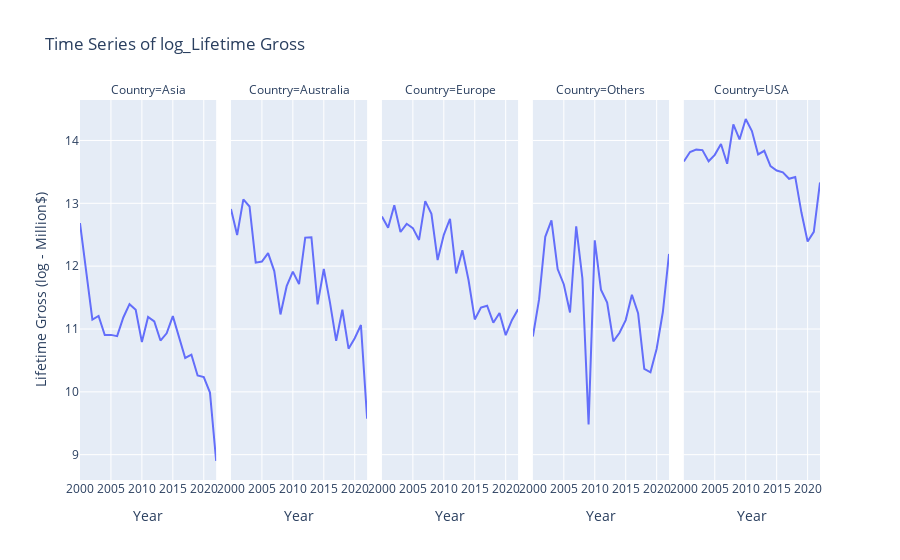

Notebook code cell kept with this figure:
### Code cell
import plotly.express as px

tempData = data[['mon_yr','Country','log_LifetimeGross','month','Year']]
tempData = tempData.groupby(['Year', 'Country']).mean()
tempData.reset_index(inplace=True)

plt.figure(figsize=(40,20))
plt.tight_layout()
px.line(tempData,title='Time Series of log_Lifetime Gross', x="Year", y="log_LifetimeGross",facet_col='Country',labels={"log_LifetimeGross":"Lifetime Gross (log - Million$)"})

### Figure 1 — Plotly figure (JSON) as saved in the notebook; plotly's stock layout.template omitted (floating-point values rounded to 4 significant figures)
{"data": [{"hovertemplate": "Country=Asia<br>Year=%{x}<br>Lifetime Gross (log - Million$)=%{y}<extra></extra>", "legendgroup": "", "line": {"color": "#636efa", "dash": "solid"}, "marker": {"symbol": "circle"}, "mode": "lines", "name": "", "orientation": "v", "showlegend": false, "type": "scatter", "x": [2000, 2001, 2002, 2003, 2004, 2005, 2006, 2007, 2008, 2009, 2010, 2011, 2012, 2013, 2014, 2015, 2016, 2017, 2018, 2019, 2020, 2021, 2022], "xaxis": "x", "y": [12.69, 11.95, 11.15, 11.21, 10.9, 10.91, 10.89, 11.18, 11.4, 11.3, 10.79, 11.19, 11.12, 10.82, 10.93, 11.2, 10.85, 10.54, 10.59, 10.26, 10.23, 9.988, 8.899], "yaxis": "y"}, {"hovertemplate": "Country=Australia<br>Year=%{x}<br>Lifetime Gross (log - Million$)=%{y}<extra></extra>", "legendgroup": "", "line": {"color": "#636efa", "dash": "solid"}, "marker": {"symbol": "circle"}, "mode": "lines", "name": "", "orientation": "v", "showlegend": false, "type": "scatter", "x": [2000, 2001, 2002, 2003, 2004, 2005, 2006, 2007, 2008, 2009, 2010, 2011, 2012, 2013, 2014, 2015, 2016, 2017, 2018, 2019, 2020, 2021, 2022], "xaxis": "x2", "y": [12.91, 12.5, 13.06, 12.95, 12.06, 12.07, 12.21, 11.92, 11.23, 11.68, 11.91, 11.71, 12.45, 12.46, 11.39, 11.95, 11.42, 10.81, 11.31, 10.69, 10.85, 11.06, 9.572], "yaxis": "y2"}, {"hovertemplate": "Country=Europe<br>Year=%{x}<br>Lifetime Gross (log - Million$)=%{y}<extra></extra>", "legendgroup": "", "line": {"color": "#636efa", "dash": "solid"}, "marker": {"symbol": "circle"}, "mode": "lines", "name": "", "orientation": "v", "showlegend": false, "type": "scatter", "x": [2000, 2001, 2002, 2003, 2004, 2005, 2006, 2007, 2008, 2009, 2010, 2011, 2012, 2013, 2014, 2015, 2016, 2017, 2018, 2019, 2020, 2021, 2022], "xaxis": "x3", "y": [12.79, 12.61, 12.97, 12.54, 12.67, 12.61, 12.42, 13.04, 12.83, 12.1, 12.5, 12.75, 11.88, 12.25, 11.78, 11.15, 11.34, 11.37, 11.1, 11.26, 10.9, 11.14, 11.31], "yaxis": "y3"}, {"hovertemplate": "Country=Others<br>Year=%{x}<br>Lifetime Gross (log - Million$)=%{y}<extra></extra>", "legendgroup": "", "line": {"color": "#636efa", "dash": "solid"}, "marker": {"symbol": "circle"}, "mode": "lines", "name": "", "orientation": "v", "showlegend": false, "type": "scatter", "x": [2000, 2001, 2002, 2003, 2004, 2005, 2006, 2007, 2008, 2009, 2010, 2011, 2012, 2013, 2014, 2015, 2016, 2017, 2018, 2019, 2020, 2021, 2022], "xaxis": "x4", "y": [10.88, 11.47, 12.47, 12.73, 11.95, 11.71, 11.26, 12.63, 11.81, 9.48, 12.41, 11.63, 11.42, 10.8, 10.94, 11.14, 11.54, 11.25, 10.36, 10.31, 10.69, 11.27, 12.19], "yaxis": "y4"}, {"hovertemplate": "Country=USA<br>Year=%{x}<br>Lifetime Gross (log - Million$)=%{y}<extra></extra>", "legendgroup": "", "line": {"color": "#636efa", "dash": "solid"}, "marker": {"symbol": "circle"}, "mode": "lines", "name": "", "orientation": "v", "showlegend": false, "type": "scatter", "x": [2000, 2001, 2002, 2003, 2004, 2005, 2006, 2007, 2008, 2009, 2010, 2011, 2012, 2013, 2014, 2015, 2016, 2017, 2018, 2019, 2020, 2021, 2022], "xaxis": "x5", "y": [13.67, 13.82, 13.85, 13.85, 13.67, 13.77, 13.94, 13.63, 14.25, 14.02, 14.34, 14.15, 13.78, 13.84, 13.59, 13.52, 13.49, 13.39, 13.42, 12.85, 12.39, 12.55, 13.33], "yaxis": "y5"}], "layout": {"annotations": [{"font": {}, "showarrow": false, "text": "Country=Asia", "x": 0.092, "xanchor": "center", "xref": "paper", "y": 1, "yanchor": "bottom", "yref": "paper"}, {"font": {}, "showarrow": false, "text": "Country=Australia", "x": 0.296, "xanchor": "center", "xref": "paper", "y": 1, "yanchor": "bottom", "yref": "paper"}, {"font": {}, "showarrow": false, "text": "Country=Europe", "x": 0.5, "xanchor": "center", "xref": "paper", "y": 1, "yanchor": "bottom", "yref": "paper"}, {"font": {}, "showarrow": false, "text": "Country=Others", "x": 0.704, "xanchor": "center", "xref": "paper", "y": 1, "yanchor": "bottom", "yref": "paper"}, {"font": {}, "showarrow": false, "text": "Country=USA", "x": 0.908, "xanchor": "center", "xref": "paper", "y": 1, "yanchor": "bottom", "yref": "paper"}], "legend": {"tracegroupgap": 0}, "title": {"text": "Time Series of log_Lifetime Gross"}, "xaxis": {"anchor": "y", "domain": [0, 0.184], "title": {"text": "Year"}}, "xaxis2": {"anchor": "y2", "domain": [0.204, 0.388], "matches": "x", "title": {"text": "Year"}}, "xaxis3": {"anchor": "y3", "domain": [0.408, 0.592], "matches": "x", "title": {"text": "Year"}}, "xaxis4": {"anchor": "y4", "domain": [0.612, 0.796], "matches": "x", "title": {"text": "Year"}}, "xaxis5": {"anchor": "y5", "domain": [0.816, 1], "matches": "x", "title": {"text": "Year"}}, "yaxis": {"anchor": "x", "domain": [0, 1], "title": {"text": "Lifetime Gross (log - Million$)"}}, "yaxis2": {"anchor": "x2", "domain": [0, 1], "matches": "y", "showticklabels": false}, "yaxis3": {"anchor": "x3", "domain": [0, 1], "matches": "y", "showticklabels": false}, "yaxis4": {"anchor": "x4", "domain": [0, 1], "matches": "y", "showticklabels": false}, "yaxis5": {"anchor": "x5", "domain": [0, 1], "matches": "y", "showticklabels": false}}}
